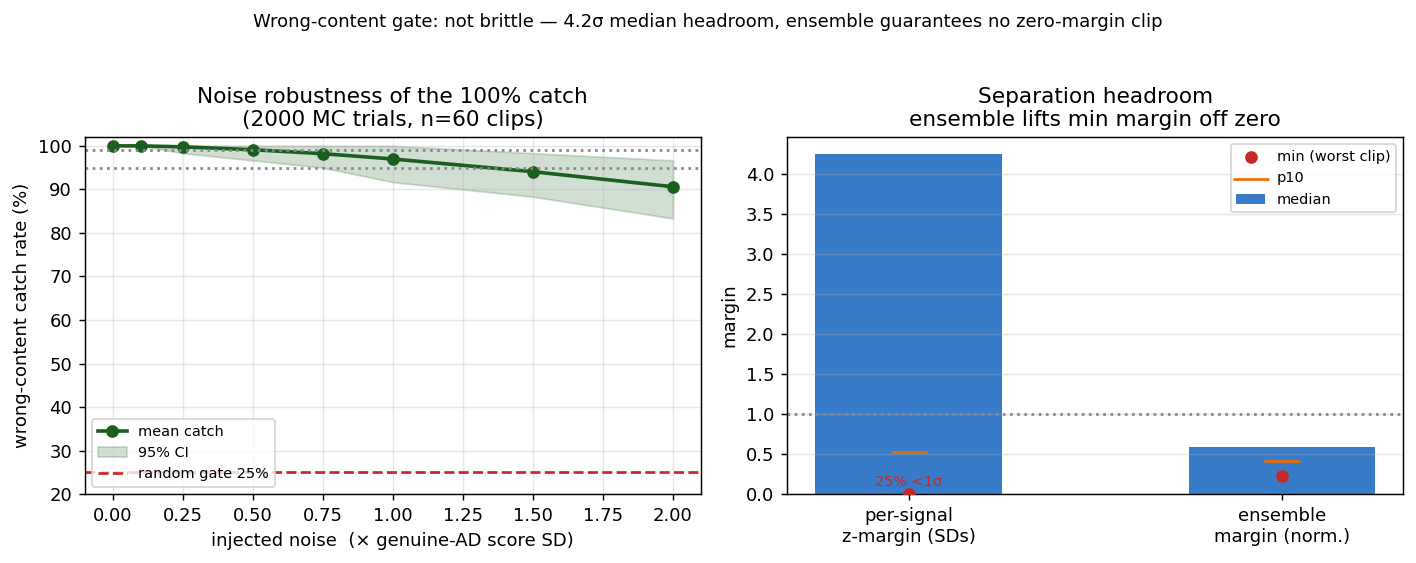

Write Python code to recreate this figure.
#!/usr/bin/env python3
"""Round 70 claude — wrong-content gate margin + noise-robustness chart."""
import json
from pathlib import Path
import matplotlib
matplotlib.use("Agg")
import matplotlib.pyplot as plt

ROOT = Path(__file__).resolve().parents[2]
d = json.load(open(ROOT / "cursor/output/gate_margin_robustness.json"))

fig, (ax1, ax2) = plt.subplots(1, 2, figsize=(11, 4.2))

# left: noise robustness curve
c = d["noise_robustness_curve"]
x = [p["sigma_frac"] for p in c]
y = [p["catch_rate"] * 100 for p in c]
lo = [p["ci95"][0] * 100 for p in c]
hi = [p["ci95"][1] * 100 for p in c]
ax1.plot(x, y, "o-", color="#1b5e20", lw=2, label="mean catch")
ax1.fill_between(x, lo, hi, alpha=0.2, color="#1b5e20", label="95% CI")
ax1.axhline(99, ls=":", c="#888"); ax1.axhline(95, ls=":", c="#888")
ax1.axhline(25, ls="--", c="#c62828", label="random gate 25%")
ax1.set_xlabel("injected noise  (× genuine-AD score SD)")
ax1.set_ylabel("wrong-content catch rate (%)")
ax1.set_title("Noise robustness of the 100% catch\n(2000 MC trials, n=60 clips)")
ax1.set_ylim(20, 102); ax1.legend(fontsize=8, loc="lower left")
ax1.grid(alpha=0.3)

# right: per-signal z-margin vs ensemble margin
sm = d["separation_margin"]
labels = ["per-signal\nz-margin (SDs)", "ensemble\nmargin (norm.)"]
med = [sm["z_margin_raw_signals"]["median"], sm["normalised_ensemble"]["median"]]
mn = [sm["z_margin_raw_signals"]["min"], sm["normalised_ensemble"]["min"]]
p10 = [sm["z_margin_raw_signals"]["p10"], sm["normalised_ensemble"]["p10"]]
xpos = [0, 1]
ax2.bar(xpos, med, width=0.5, color="#1565c0", alpha=0.85, label="median")
ax2.scatter(xpos, mn, color="#c62828", zorder=5, label="min (worst clip)")
ax2.scatter(xpos, p10, color="#ef6c00", marker="_", s=400, zorder=5, label="p10")
ax2.axhline(1.0, ls=":", c="#888")
ax2.set_xticks(xpos); ax2.set_xticklabels(labels)
ax2.set_title("Separation headroom\nensemble lifts min margin off zero")
ax2.set_ylabel("margin")
ax2.legend(fontsize=8)
ax2.grid(alpha=0.3, axis="y")
ax2.text(0.0, sm["z_margin_raw_signals"]["min"] + 0.1,
         f'{int(sm["z_margin_raw_signals"]["frac_lt_1sigma"]*100)}% <1σ',
         ha="center", fontsize=8, color="#c62828")

fig.suptitle("Wrong-content gate: not brittle — 4.2σ median headroom, ensemble guarantees no zero-margin clip",
             fontsize=10, y=1.02)
fig.tight_layout()
out = ROOT / "output/charts/scenetwin_gate_margin_robustness.png"
fig.savefig(out, dpi=130, bbox_inches="tight")
print("wrote", out)
